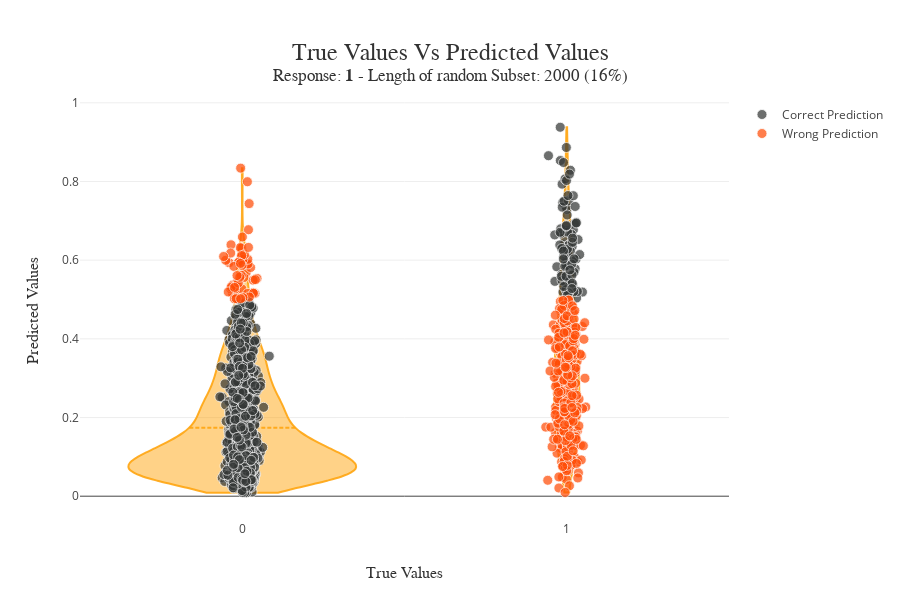

The notebook cell saved with this chart:
### Code cell
xpl.plot.scatter_plot_prediction()

### Figure 1 — Plotly figure (JSON) as saved in the notebook; plotly's stock layout.template omitted (floating-point values rounded to 4 significant figures; data arrays with more than 128 entries replaced by an {"elided": "..."} marker saying what was removed)
{"data": [{"customdata": {"elided": "2000 int values"}, "jitter": 0.075, "legendgroup": "M", "line": {"color": "rgba(255, 166, 17, 0.9)"}, "marker": {"line": {"color": "white", "width": 0.8}, "opacity": 0.8, "size": 10}, "meanline": {"visible": true}, "name": "Correct Prediction", "pointpos": -0.1, "points": false, "scalegroup": "M", "scalemode": "count", "showlegend": false, "spanmode": "hard", "type": "violin", "x": {"elided": "2000 int values"}, "y": {"elided": "2000 float values"}}, {"customdata": {"elided": "1612 int values"}, "hovertemplate": "<b>%{hovertext}</b><br />", "hovertext": {"elided": "1612 str values"}, "marker": {"color": "rgba(52, 55, 54, 0.9)", "line": {"color": "white", "width": 0.8}, "opacity": 0.8, "size": 10}, "mode": "markers", "name": "Correct Prediction", "showlegend": true, "type": "scatter", "x": {"elided": "1612 float values"}, "y": {"elided": "1612 float values"}}, {"customdata": {"elided": "388 int values"}, "hovertemplate": "<b>%{hovertext}</b><br />", "hovertext": {"elided": "388 str values"}, "marker": {"color": "rgba(255, 77, 7, 0.9)", "line": {"color": "white", "width": 0.8}, "opacity": 0.8, "size": 10}, "mode": "markers", "name": "Wrong Prediction", "showlegend": true, "type": "scatter", "x": {"elided": "388 float values"}, "y": {"elided": "388 float values"}}], "layout": {"height": 600, "hovermode": "closest", "title": {"font": {"color": "rgb(50, 50, 50)", "family": "Arial", "size": 24}, "text": "True Values Vs Predicted Values<br><sup>Response: <b>1</b> - Length of random Subset: 2000 (16%)</sup>", "x": 0.5, "xanchor": "center", "y": 0.9, "yanchor": "middle"}, "violingap": 0, "violinmode": "overlay", "width": 900, "xaxis": {"automargin": true, "tickvals": [0, 1], "title": {"font": {"color": "rgb(50, 50, 50)", "family": "Arial Black", "size": 16}, "text": "True Values"}}, "yaxis": {"automargin": true, "title": {"font": {"color": "rgb(50, 50, 50)", "family": "Arial Black", "size": 16}, "text": "Predicted Values"}}}}
